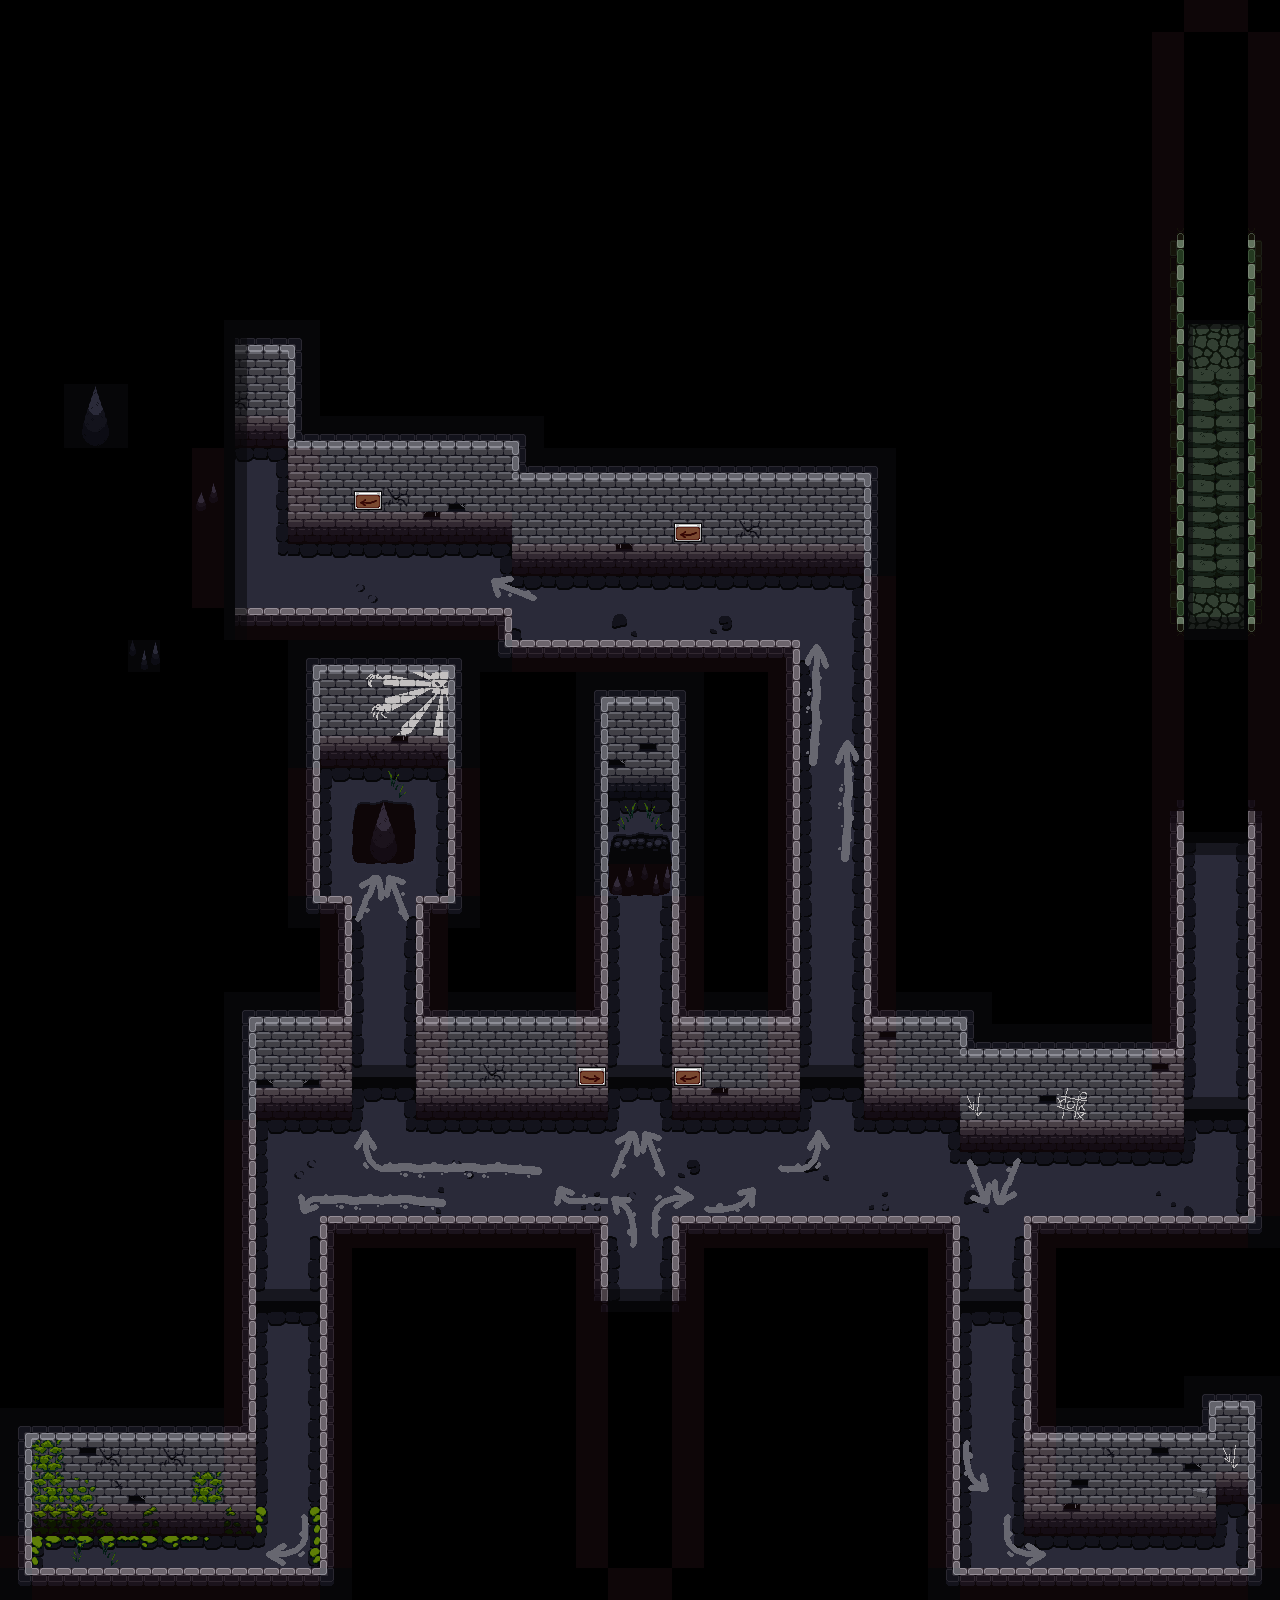

The image is a tile-based game level rendered from a .tmx file. Its description and source (layers, tilesets, objects; grid data summarised) follow:
An orthogonal 40x50 tile map with 32x32 px tiles, 3 tile layers (стены, видимое, украшения), 12 tilesets and 14 objects (8x door, player, level_change_trigger).

<map version="1.10" tiledversion="1.10.2" orientation="orthogonal" renderorder="right-down" width="40" height="50" tilewidth="32" tileheight="32" infinite="0" nextlayerid="12" nextobjectid="41">
 <tileset firstgid="1" source="Подземелье/TimeTravel_MedievalDungeon/0_TimeTravel_Dungeon.tsx" />
 <tileset firstgid="257" source="Подземелье/TimeTravel_MedievalDungeon/0_TimeTravel_DungeonDoors.tsx" />
 <tileset firstgid="491" source="Подземелье/TimeTravel_MedievalDungeon/0_InvisibleWall.tsx" />
 <tileset firstgid="492" source="Подземелье/TimeTravel_MedievalDungeon/0_Dark.tsx" />
 <tileset firstgid="522" source="Подземелье/TimeTravel_MedievalDungeon/0_TimeTravel_Arrows.tsx" />
 <tileset firstgid="538" source="Подземелье/TimeTravel_MedievalDungeon/0_TimeTravel_TrollStatue.tsx" />
 <tileset firstgid="539" source="Подземелье/TimeTravel_MedievalDungeon/zombieRat6.tsx" />
 <tileset firstgid="540" source="Подземелье/TimeTravel_MedievalDungeon/0_TimeTravel_LikeShapedStatue.tsx" />
 <tileset firstgid="541" source="Подземелье/TimeTravel_MedievalDungeon/0_TimeTravel_Grass.tsx" />
 <tileset firstgid="543" source="Подземелье/TimeTravel_MedievalDungeon/0_TimeTravel_WoodenTablet.tsx" />
 <tileset firstgid="555" source="Подземелье/TimeTravel_MedievalDungeon/0_TimeTravel_PileOfCheese.tsx" />
 <tileset firstgid="556" source="Подземелье/TimeTravel_MedievalDungeon/0_TimeTravel_DungeonLaboratory.tsx" />
 <layer id="6" name="стены" width="40" height="50">
  <data>[2000 cells, 334 non-empty, 1 distinct tile ids]</data>
 </layer>
 <layer id="1" name="видимое" width="40" height="50" opacity="0.97">
  <data>[2000 cells, 862 non-empty, 79 distinct tile ids]</data>
 </layer>
 <layer id="7" name="украшения" width="40" height="50">
  <data>[2000 cells, 121 non-empty, 27 distinct tile ids]</data>
 </layer>
 <objectgroup id="5" name="объекты">
  <object id="9" type="player" gid="492" x="624" y="1552" width="32" height="32" />
  <object id="10" type="door" gid="361" x="256" y="1248" width="32" height="32" />
  <object id="11" type="door" gid="361" x="608" y="1248" width="32" height="32" />
  <object id="12" type="door" gid="361" x="608" y="1024" width="32" height="32" />
  <object id="13" type="door" gid="361" x="800" y="1024" width="32" height="32" />
  <object id="14" type="door" gid="361" x="352" y="1024" width="32" height="32" />
  <object id="15" type="door" gid="361" x="960" y="1248" width="32" height="32" />
  <object id="16" type="door" gid="361" x="1184" y="1056" width="32" height="32" />
  <object id="18" gid="538" x="0" y="1568" width="96" height="64">
   <properties>
    <property name="collision_rect" value="1.1;1.1;0.8;0.8" />
    <property name="pivot" value="1.5;1" />
   </properties>
  </object>
  <object id="19" gid="539" x="591" y="838" width="96" height="96" />
  <object id="20" gid="540" x="128" y="544" width="96" height="96" />
  <object id="37" gid="555" x="1201" y="1522" width="64" height="64">
   <properties>
    <property name="collision_rect" value="0.5;1;1;1" />
   </properties>
  </object>
  <object id="39" type="door" gid="361" x="1184" y="256" width="32" height="32" />
  <object id="40" type="level_change_trigger" gid="361" x="1200" y="64" width="32" height="32">
   <properties>
    <property name="level" value="level3.tmx" />
   </properties>
  </object>
 </objectgroup>
</map>
